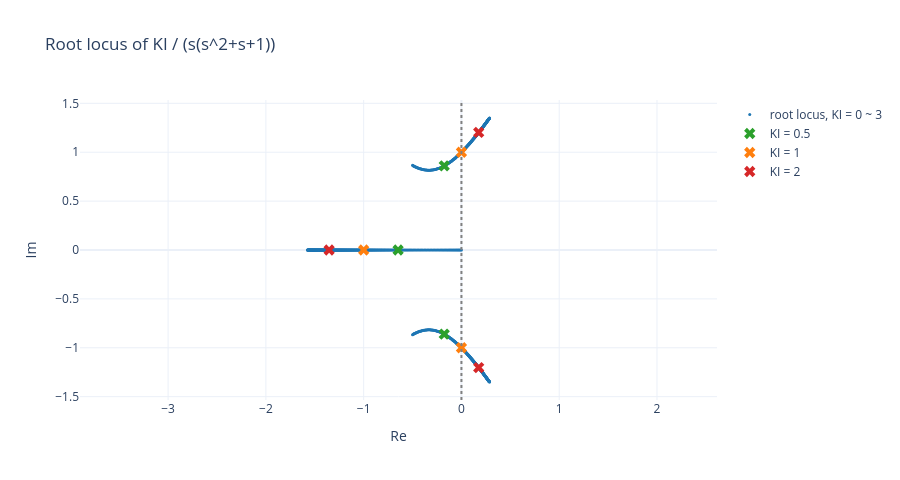

The code cell stored with this chart in its notebook:
### Markdown cell above
$K_I=0.5$ 時穩態誤差為 0；$K_I=1$ 時極點 $\pm j$ 在虛軸上，持續振盪；$K_I=2$ 振盪發散。
網頁最後的問題「How to choose $K_I$?」答案是根軌跡：畫出 $1+K_I\dfrac{1}{s(s^2+s+1)}=0$ 的根隨 $K_I$ 的變化，
下面標出三個 $K_I$ 的閉迴路極點。

### Code cell
KIs = np.linspace(0, 3, 301)
roots = np.array([np.roots([1, 1, 1, k]) for k in KIs])
fig = go.Figure()
fig.add_scatter(x=np.round(roots.real.ravel(), 4).tolist(), y=np.round(roots.imag.ravel(), 4).tolist(), mode="markers",
                marker=dict(size=3, color="#1f77b4"), name="root locus, KI = 0 ~ 3")
for KI, c in [(0.5, "#2ca02c"), (1, "#ff7f0e"), (2, "#d62728")]:
    p = np.roots([1, 1, 1, KI])
    fig.add_scatter(x=p.real, y=p.imag, mode="markers", marker=dict(size=10, color=c, symbol="x"), name=f"KI = {KI}")
fig.add_vline(x=0, line=dict(color="gray", dash="dot"))
fig.update_layout(title="Root locus of KI / (s(s^2+s+1))", xaxis_title="Re", yaxis_title="Im", height=480,
                  template="plotly_white", yaxis=dict(scaleanchor="x"))
fig.show()

### Figure 1 — Plotly figure (JSON) as saved in the notebook; plotly's stock layout.template omitted (floating-point values rounded to 4 significant figures; data arrays with more than 128 entries replaced by an {"elided": "..."} marker saying what was removed)
{"data": [{"marker": {"color": "#1f77b4", "size": 3}, "mode": "markers", "name": "root locus, KI = 0 ~ 3", "type": "scatter", "x": {"elided": "903 float values"}, "y": {"elided": "903 float values"}}, {"marker": {"color": "#2ca02c", "size": 10, "symbol": "x"}, "mode": "markers", "name": "KI = 0.5", "type": "scatter", "x": [-0.1761, -0.1761, -0.6478], "y": [0.8607, -0.8607, 0.0]}, {"marker": {"color": "#ff7f0e", "size": 10, "symbol": "x"}, "mode": "markers", "name": "KI = 1", "type": "scatter", "x": [-1.0, -7.772e-16, -7.772e-16], "y": [0.0, 1.0, -1.0]}, {"marker": {"color": "#d62728", "size": 10, "symbol": "x"}, "mode": "markers", "name": "KI = 2", "type": "scatter", "x": [-1.353, 0.1766, 0.1766], "y": [0.0, 1.203, -1.203]}], "layout": {"height": 480, "shapes": [{"line": {"color": "gray", "dash": "dot"}, "type": "line", "x0": 0, "x1": 0, "xref": "x", "y0": 0, "y1": 1, "yref": "y domain"}], "title": {"text": "Root locus of KI / (s(s^2+s+1))"}, "xaxis": {"title": {"text": "Re"}}, "yaxis": {"scaleanchor": "x", "title": {"text": "Im"}}}}
